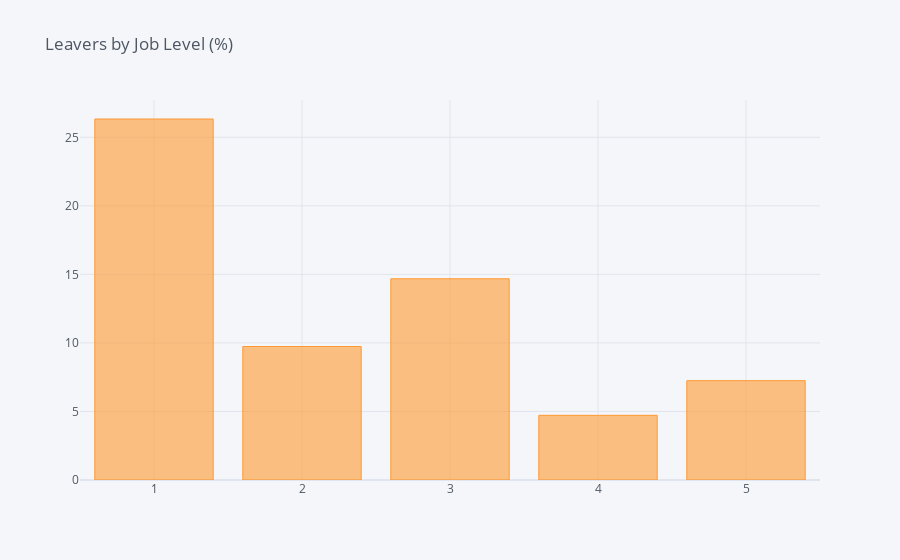

Here is the notebook cell this chart was saved with:
### Code cell
df_JobLevel = pd.DataFrame(columns=["Job Level", "% of Leavers"])
i=0
for field in list(df_HR['JobLevel'].unique()):
    ratio = df_HR[(df_HR['JobLevel']==field)&(df_HR['Attrition']=="Yes")].shape[0] / df_HR[df_HR['JobLevel']==field].shape[0]
    df_JobLevel.loc[i] = (field, ratio*100)
    i += 1
    #print("In {}, the ratio of leavers is {:.2f}%".format(field, ratio*100))
df_JL = df_JobLevel.groupby(by="Job Level").sum()
df_JL.iplot(kind='bar',title='Leavers by Job Level (%)')

### Figure 1 — Plotly figure (JSON) as saved in the notebook; plotly's stock layout.template omitted (floating-point values rounded to 4 significant figures)
{"data": [{"marker": {"color": "rgba(255, 153, 51, 0.6)", "line": {"color": "rgba(255, 153, 51, 1.0)", "width": 1}}, "name": "% of Leavers", "orientation": "v", "text": "", "x": [1, 2, 3, 4, 5], "y": [26.34, 9.738, 14.68, 4.717, 7.246], "type": "bar"}], "layout": {"legend": {"bgcolor": "#F5F6F9", "font": {"color": "#4D5663"}}, "paper_bgcolor": "#F5F6F9", "plot_bgcolor": "#F5F6F9", "title": {"font": {"color": "#4D5663"}, "text": "Leavers by Job Level (%)"}, "xaxis": {"gridcolor": "#E1E5ED", "showgrid": true, "tickfont": {"color": "#4D5663"}, "title": {"font": {"color": "#4D5663"}, "text": ""}, "zerolinecolor": "#E1E5ED"}, "yaxis": {"gridcolor": "#E1E5ED", "showgrid": true, "tickfont": {"color": "#4D5663"}, "title": {"font": {"color": "#4D5663"}, "text": ""}, "zerolinecolor": "#E1E5ED"}}}
